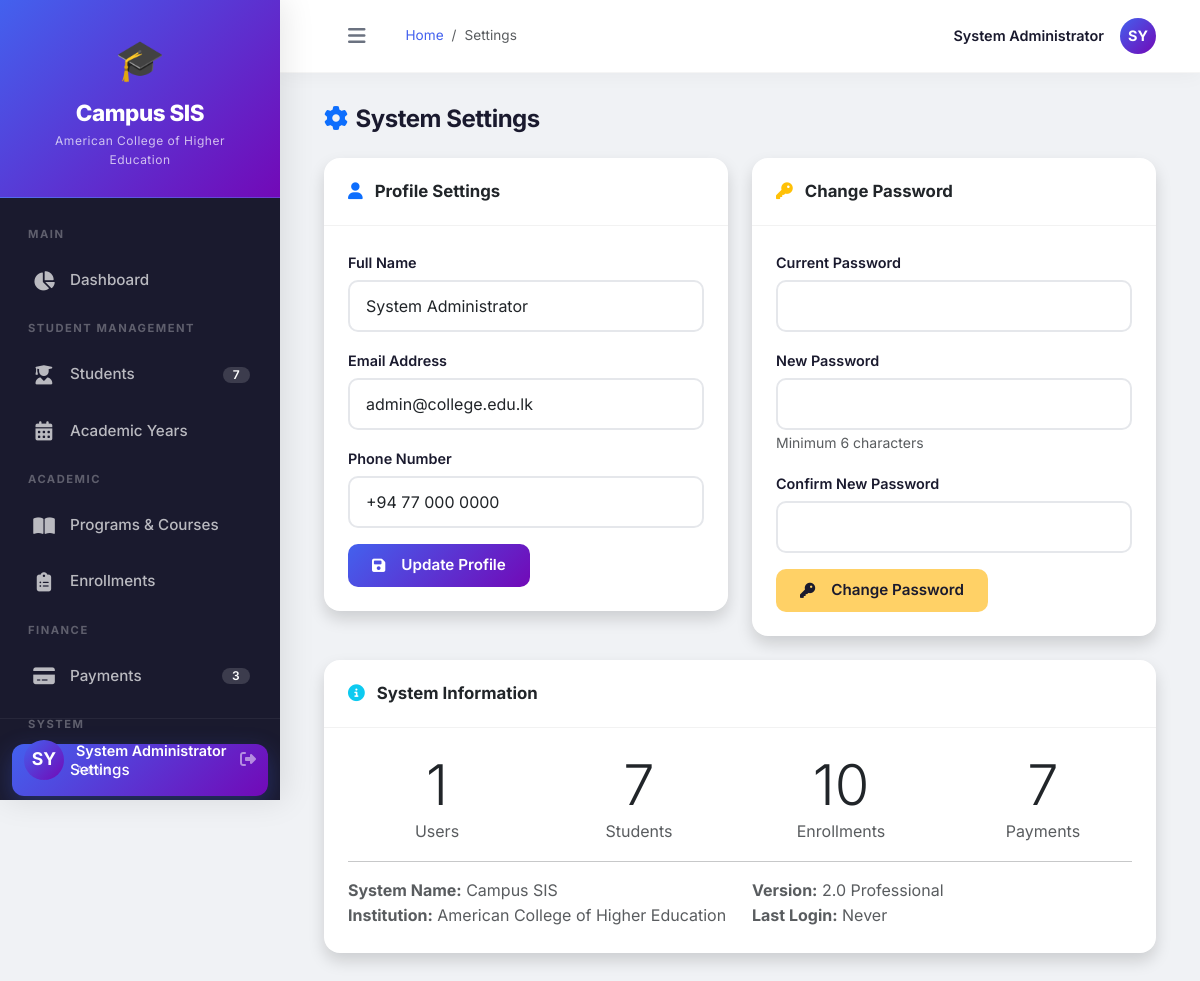
Page /pages/settings.php (signed in) on the committed database.
### tables this page shows
CREATE TABLE users (
    user_id INT PRIMARY KEY AUTO_INCREMENT,
    username VARCHAR(50) UNIQUE NOT NULL,
    password VARCHAR(255) NOT NULL,
    full_name VARCHAR(100) NOT NULL,
    email VARCHAR(100) UNIQUE NOT NULL,
    phone VARCHAR(15),
    role ENUM('admin', 'staff', 'student') DEFAULT 'staff',
    profile_pic VARCHAR(255),
    last_login DATETIME,
    status ENUM('active', 'inactive') DEFAULT 'active',
    created_at TIMESTAMP DEFAULT CURRENT_TIMESTAMP
);

### pages/settings.php (the view, shortened to what this page needs)
<?php
require_once '../config/database.php';
include '../includes/header.php';
include '../includes/sidebar.php';
$user_id = $_SESSION['user_id'];
$stmt = $pdo->prepare("SELECT * FROM users WHERE user_id = ?");
$stmt->execute([$user_id]);
$user = $stmt->fetch();
$totalUsers = $pdo->query("SELECT COUNT(*) FROM users")->fetchColumn();
$totalStudents = $pdo->query("SELECT COUNT(*) FROM students")->fetchColumn();
$totalPayments = $pdo->query("SELECT COUNT(*) FROM payments")->fetchColumn();
$totalEnrollments = $pdo->query("SELECT COUNT(*) FROM enrollments")->fetchColumn();
?>
<div class="container-fluid fade-in">
    <h1 class="h3 text-gray-800 mb-4"><i class="fas fa-cog me-2 text-primary"></i>System Settings</h1>
    <div class="row g-4">
        <div class="col-md-6">
            <div class="card shadow">
                <div class="card-header">
                    <i class="fas fa-user me-2 text-primary"></i> Profile Settings
                </div>
                <div class="card-body">
                    <form method="POST">
                        <div class="mb-3">
                            <label class="form-label">Full Name</label>
                            <input type="text" name="full_name" class="form-control" value="<?php echo htmlspecialchars($user['full_name']); ?>" required>
                        </div>
                        <div class="mb-3">
                            <label class="form-label">Email Address</label>
                            <input type="email" name="email" class="form-control" value="<?php echo htmlspecialchars($user['email']); ?>" required>
                        </div>
                        <div class="mb-3">
                            <label class="form-label">Phone Number</label>
                            <input type="text" name="phone" class="form-control" value="<?php echo htmlspecialchars($user['phone']); ?>">
                        </div>
                        <button type="submit" name="update_profile" class="btn btn-primary">
                            <i class="fas fa-save me-2"></i>Update Profile
                        </button>
                    </form>
                </div>
            </div>
        </div>
        <div class="col-md-6">
            <div class="card shadow">
                <div class="card-header">
                    <i class="fas fa-key me-2 text-warning"></i> Change Password
                </div>
                <div class="card-body">
                    <form method="POST">
                        <div class="mb-3">
                            <label class="form-label">Current Password</label>
                            <input type="password" name="current_password" class="form-control" required>
                        </div>
                        <div class="mb-3">
                            <label class="form-label">New Password</label>
                            <input type="password" name="new_password" class="form-control" required minlength="6">
                            <small class="text-muted">Minimum 6 characters</small>
                        </div>
                        <div class="mb-3">
                            <label class="form-label">Confirm New Password</label>
                            <input type="password" name="confirm_password" class="form-control" required>
                        </div>
                        <button type="submit" name="change_password" class="btn btn-warning">
                            <i class="fas fa-key me-2"></i>Change Password
                        </button>
                    </form>
                </div>
            </div>
        </div>
        <div class="col-md-12">
            <div class="card shadow">
                <div class="card-header">
                    <i class="fas fa-info-circle me-2 text-info"></i> System Information
                </div>
                <div class="card-body">
                    <div class="row">
                        <div class="col-md-3">
                            <div class="text-center">
                                <div class="display-4"><?php echo $totalUsers; ?></div>
                                <div class="text-muted">Users</div>
                            </div>
                        </div>
                        <div class="col-md-3">
                            <div class="text-center">
                                <div class="display-4"><?php echo $totalStudents; ?></div>
                                <div class="text-muted">Students</div>
                            </div>
                        </div>
                        <div class="col-md-3">
                            <div class="text-center">
                                <div class="display-4"><?php echo $totalEnrollments; ?></div>
                                <div class="text-muted">Enrollments</div>
                            </div>
                        </div>
                        <div class="col-md-3">
                            <div class="text-center">
                                <div class="display-4"><?php echo $totalPayments; ?></div>
                                <div class="text-muted">Payments</div>
                            </div>
                        </div>
                    </div>
                    <hr>
                    <div class="row text-muted">
                        <div class="col-md-6">
                            <strong>System Name:</strong> <?php echo APP_NAME; ?>
                        </div>
                        <div class="col-md-6">
                            <strong>Version:</strong> 2.0 Professional
                        </div>
                        <div class="col-md-6">
                            <strong>Institution:</strong> American College of Higher Education
                        </div>
                        <div class="col-md-6">
                            <strong>Last Login:</strong> <?php echo $user['last_login'] ? date('d M Y H:i', strtotime($user['last_login'])) : 'Never'; ?>
                        </div>
                    </div>
                </div>
            </div>
        </div>
    </div>
</div>
<?php include '../includes/footer.php'; ?>

### assets/css/style.css (style rules this page uses)
:root { --sidebar-width: 280px; --sidebar-bg: #1a1a2e; --sidebar-hover: #16213e; --primary-color: #4361ee; --primary-dark: #3a56d4; --secondary-color: #7209b7; --success-color: #06d6a0; --danger-color: #ef476f; --warning-color: #ffd166; --info-color: #118ab2; --light-bg: #f0f2f5; --card-shadow: 0 10px 40px rgba(0,0,0,0.08); --border-radius: 16px; --transition: all 0.3s cubic-bezier(0.4, 0, 0.2, 1); }
* { margin: 0; padding: 0; box-sizing: border-box; }
body { font-family: 'Inter', -apple-system, BlinkMacSystemFont, sans-serif; background: var(--light-bg); color: #1a1a2e; font-size: 16px; line-height: 1.6; overflow-x: hidden; }
h1, .h1 { font-size: 2.2rem; font-weight: 800; letter-spacing: -0.02em; }
h3, .h3 { font-size: 1.5rem; font-weight: 700; }
small, .text-sm { font-size: 0.875rem; }
.card { border: none; border-radius: var(--border-radius); background: #ffffff; box-shadow: var(--card-shadow); transition: var(--transition); overflow: hidden; }
.card .card-header { background: transparent; border-bottom: 1px solid rgba(0,0,0,0.05); padding: 20px 24px; font-weight: 700; font-size: 1.05rem; }
.card .card-body { padding: 24px; }
.btn { border-radius: 10px; padding: 10px 24px; font-weight: 600; font-size: 0.95rem; transition: var(--transition); display: inline-flex; align-items: center; gap: 8px; }
.btn-primary { background: linear-gradient(135deg, var(--primary-color), var(--secondary-color)); border: none; color: #fff; }
.btn-warning { background: var(--warning-color); border: none; color: #1a1a2e; }
.form-control, .form-select { border-radius: 10px; padding: 12px 16px; border: 2px solid #e5e7eb; font-size: 1rem; transition: var(--transition); }
.form-label { font-weight: 600; color: #1a1a2e; font-size: 0.9rem; margin-bottom: 6px; }
.fade-in { animation: fadeInUp 0.5s ease-out forwards; }

### rows in the picture
users: full_name "System Administrator", email "admin@college.edu.lk", phone "+94 77 000 0000"

### other values in the picture
APP_NAME "Campus SIS"
$pdo->query("SELECT COUNT(*) FROM students")->fetchColumn() "7"
substr($_SESSION['full_name'] ?? 'U', 0, 2) "SY"
$_SESSION['full_name'] "System Administrator"
$_SESSION['role'] "Admin"
$page_title "Settings"
$totalUsers "1"
$totalStudents "7"
$totalEnrollments "10"
$totalPayments "7"
